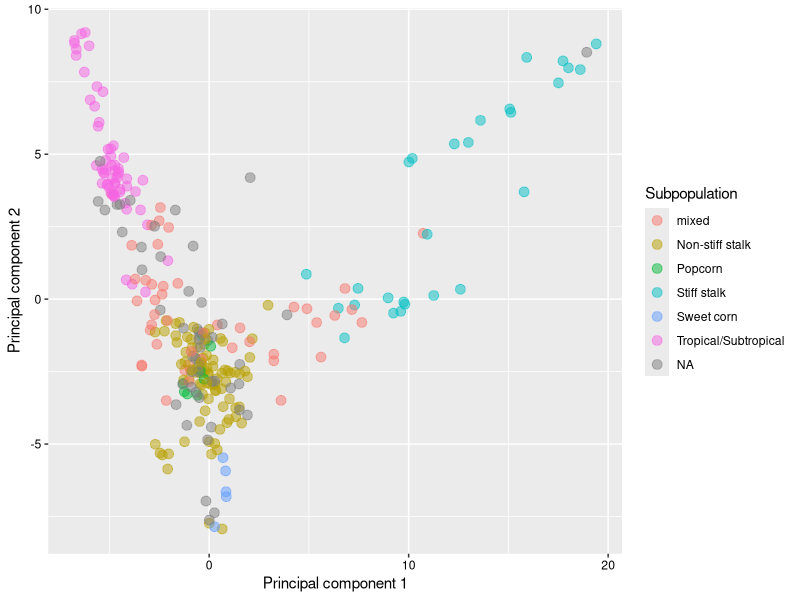
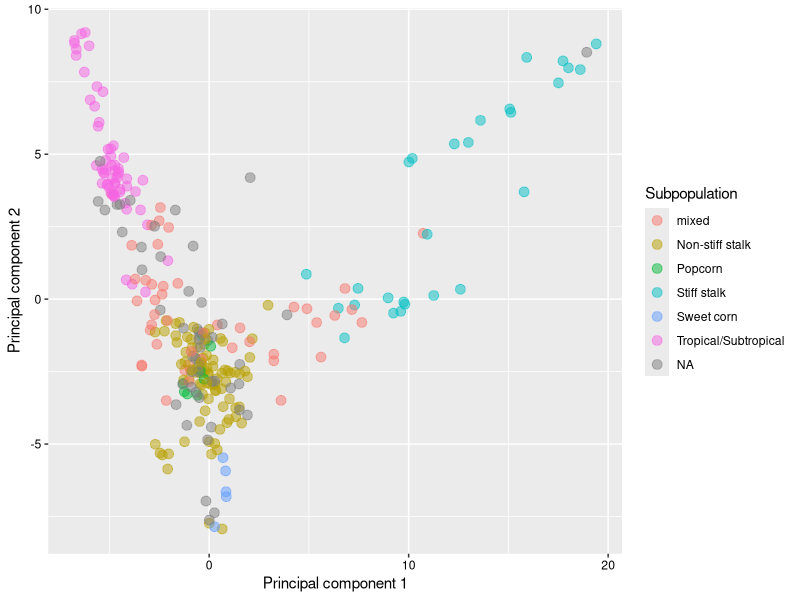

The R source for these figures, in order:
setwd("/Users/dcroll/Dropbox/Daniel/Documents/UNINE/Teaching/**2018_A/Bioinformatics_tools_2018/GWAS_class/Exercises/")

library(ggplot2)

# read PC table (from Tassel) and Info table (from publication)
PCA <- read.table("MaizeDivPanel_282_genotypes_PCs.txt", header=T)
Info <- read.table("MaizeDivPanel_282_genotypes_INFO.txt", header=T, sep="\t")

# 
joint.df <- merge(PCA, Info, all.x = T)

ggplot(joint.df, aes(x=PC1, y=PC2, color=Subpopulation)) + 
  geom_point(size = 3, alpha = 0.5) +
  labs(x = "Principal component 1", y = "Principal component 2") +
  theme(axis.text = element_text(color = "black"))

ggsave("PCA.MaizeAccessions.pdf", width=6, height=4.5)
